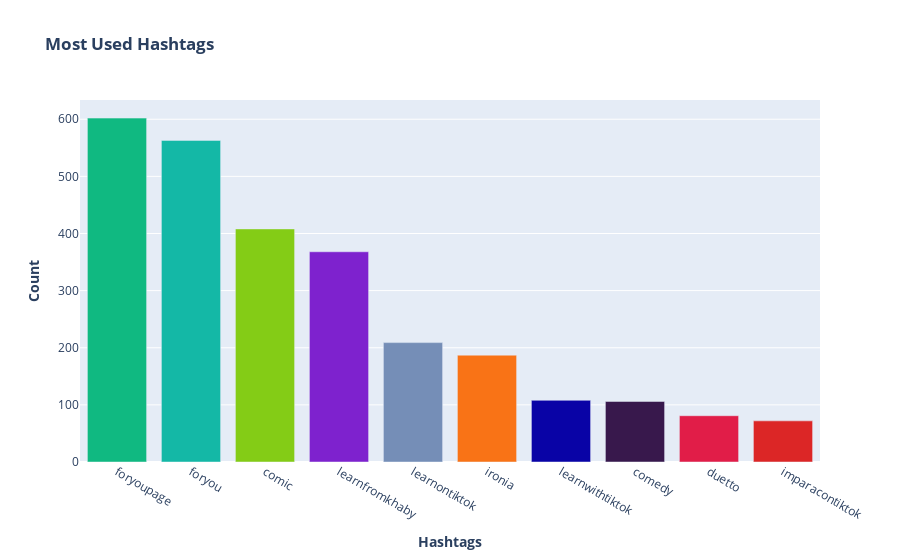

Notebook source saved alongside this figure:
### Code cell
x_values = [word[0] for word in top_words]
y_values = [word[1] for word in top_words]

color_palette = ['#10b981', '#14b8a6', '#84cc16', '#7e22ce', '#758eb7',
                 '#f97316', '#0903a6', '#38184c', '#e11d48', '#dc2626']

colors = color_palette[:len(x_values)]

fig = go.Figure(data=go.Bar(x=x_values, y=y_values, marker_color=colors))
fig.update_layout(title='<b>Most Used Hashtags</b>',
                  xaxis_title='<b>Hashtags</b>',
                  yaxis_title='<b>Count</b>')

fig.show()

### Figure 1 — Plotly figure (JSON) as saved in the notebook; plotly's stock layout.template omitted (floating-point values rounded to 4 significant figures)
{"data": [{"marker": {"color": ["#10b981", "#14b8a6", "#84cc16", "#7e22ce", "#758eb7", "#f97316", "#0903a6", "#38184c", "#e11d48", "#dc2626"]}, "type": "bar", "x": ["foryoupage", "foryou", "comic", "learnfromkhaby", "learnontiktok", "ironia", "learnwithtiktok", "comedy", "duetto", "imparacontiktok"], "y": [602, 563, 408, 368, 209, 187, 108, 106, 81, 72]}], "layout": {"title": {"text": "<b>Most Used Hashtags</b>"}, "xaxis": {"title": {"text": "<b>Hashtags</b>"}}, "yaxis": {"title": {"text": "<b>Count</b>"}}}}
